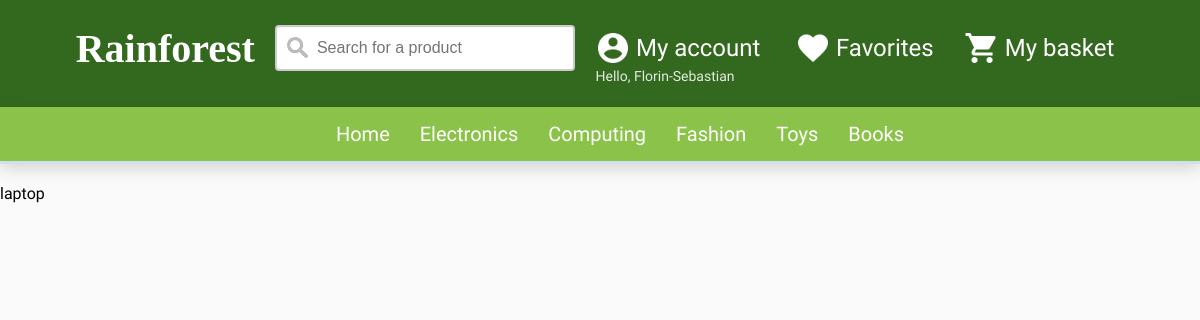
/productSC.php?subcategory=5 (signed in), run on the app's committed database.
### tables this page shows
CREATE TABLE `user` (
  `firstname` varchar(50) NOT NULL,
  `lastname` varchar(50) NOT NULL,
  `email` varchar(100) NOT NULL,
  `dob` date DEFAULT NULL,
  `password` varchar(45) NOT NULL,
  `gender` char(1) DEFAULT NULL,
  `phone` varchar(14) DEFAULT NULL,
  PRIMARY KEY (`email`)
);

CREATE TABLE `categories` (
  `category_id` int(1) NOT NULL AUTO_INCREMENT,
  `category_name` varchar(45) NOT NULL,
  PRIMARY KEY (`category_id`)
);

CREATE TABLE `products` (
  `product_id` int(5) NOT NULL AUTO_INCREMENT,
  `category_id` int(1) NOT NULL,
  `subcategory_id` int(1) NOT NULL,
  `product_name` varchar(45) NOT NULL,
  `price` decimal(6,2) NOT NULL,
  `stock` int(3) DEFAULT NULL,
  `description` varchar(400) DEFAULT NULL,
  `image_src` varchar(100) DEFAULT NULL,
  PRIMARY KEY (`product_id`)
);

### session.php (called while the page is built, shortened)
<?php
    require 'mysql.php';
    $stmt = $pdo->prepare('SELECT * FROM user WHERE email = :email');
    $criteria = [
      'email' => $_SESSION['login_user']
    ];
    $stmt -> execute($criteria);
    foreach ($stmt as $row) {
    $row['email'];
    $row['password'];
    }
    $hello = 'Hello, ';
    $user_firstname = $row['firstname'];
?>

### productSC.php (the view, shortened to what this page needs)
<?php
$hello = '';
$user_firstname = '';
require 'header.php';
$stmtGetSubcategory = $pdo->prepare('SELECT * FROM products WHERE subcategory_id = :subcategory_id');
$criteriaSubcat = [
  'subcategory_id' =>  $_GET['subcategory']
];
$stmtGetSubcategory -> execute($criteriaSubcat);
while($product = $stmtGetSubcategory->fetch()){
  echo $product['product_name'];
}
 ?>

### header.php (shortened to what this page needs)
<?php
if (isset($_SESSION['loggedin'])) {
   include('session.php');
 }
require 'mysql.php';
$stmtMenu = $pdo->prepare('SELECT * FROM categories');
$stmtMenu->execute();
 ?>
<!DOCTYPE HTML>
<head>
    <link rel="stylesheet" href="style.css"  />
</head>
<body>
    <header>
      <div class="centerHeader">
        <a href="index.php" class="top">
        <h1 class="title">Rainforest</h1>
        </a>
<form class="search">
  <input type="text" name="search" placeholder="Search for a product">
</form>
<div class="myaccount">
  <a href="signin.php" class="top" id="account">
  <img src="images/account.png" class="topIco" alt"Account icon" height="36px" width="36px">
  <p class='headerP'>My account</p>
</a>
</div>
    <p class="username"><?php echo $hello . $user_firstname; ?></p>
  <a href="#" class="top">
  <img src="images/favorite.png" class="topIco" alt"Favorite icon" height="36px" width="36px">
  <p class='headerP'>Favorites</p>
  </a>
  <a href="#" class="top">
  <img src="images/basket.png" class="topIco" alt"Basket icon" height="36px" width="36px">
  <p class='headerP'>My basket</p>
  </a>
</div>
<ul class="navigation">
  <li><a href="index.php">Home</a></li>
  <?php
  while($category = $stmtMenu->fetch()){
    echo '<li><a href="http://v.je/product.php?category=' . $category['category_id'] . '">' . $category['category_name'] . '</a>';
    echo '<ul>';
    echo '</ul></li>' ;
  }
  ?>
</ul>
    </header>

### style.css (style rules this page uses)
body { background-color: #fafafa; background-repeat: no-repeat; background-size: cover; margin: 0; font-family: Roboto-regular, sans-serif; }
.title { font-size: 250%; color: #FFFFFF; float: left; font-family: Intro; margin: 0; padding-right: 20px; }
header { background-color: #33691E; }
.centerHeader { height: 72px; display: flex; justify-content: center; padding-top: 25px; padding-bottom: 10px; }
.search input[type=text] { width: 300px; box-sizing: border-box; border: 2px solid #ccc; border-radius: 4px; font-size: 16px; background-color: white; background-image: url('images/searchIco.png'); background-position: 10px 10px; background-repeat: no-repeat; padding: 12px 20px 12px 40px; float: left; }
.headerP { margin-right: 10px; color: #FFFFFF; float: left; margin-top: 9px; margin-left: 5px; font-size: 24px; }
.username { position: absolute; float: right; margin-top: 43px; margin-left: 130px; font-size: 14px; color: #FFFFFF; opacity: 0.87; }
.topIco { float: left; margin-left: 20px; margin-top: 5px; }
.myaccount a.top { width: 200px; height: 50px; float: left; }
.myaccount { z-index: 4; height: 60px; position: relative; }
input[type="text"], input[type="password"], input[type="date"], input[type="datetime"], input[type="email"], input[type="number"], input[type="search"], input[type="tel"], input[type="time"], input[type="url"], textarea, select { background: rgba(255, 255, 255, 0.1); border: none; font-size: 16px; height: auto; margin: 0; outline: 0; padding: 15px; width: 100%; background-color: #e8eeef; color: #8a97a0; box-shadow: 0 1px 0 rgba(0, 0, 0, 0.03) inset; margin-bottom: 30px; }
.navigation { z-index: -1; font-size: 20px; background-color: #8BC34A; list-style: none; margin: 0; display: flex; justify-content: center; border-bottom: 3px solid #d2e0ed; -webkit-box-shadow: 0px 5px 15px 0px rgba(0, 0, 0, 0.15); -moz-box-shadow: 0px 5px 15px 0px rgba(0, 0, 0, 0.15); box-shadow: 0px 5px 15px 0px rgba(0, 0, 0, 0.15); margin-bottom: 20px; }
.navigation li { position: relative; z-index: 1; }
.navigation a { text-decoration: none; display: block; padding: 15px; color: white; }

### data on the page
user: firstname "Florin-Sebastian"
categories: category_name "Electronics"
categories: category_name "Computing"
categories: category_name "Fashion"
categories: category_name "Toys"
categories: category_name "Books"
products: product_name "laptop"

### other printed values
$hello "Hello,"
